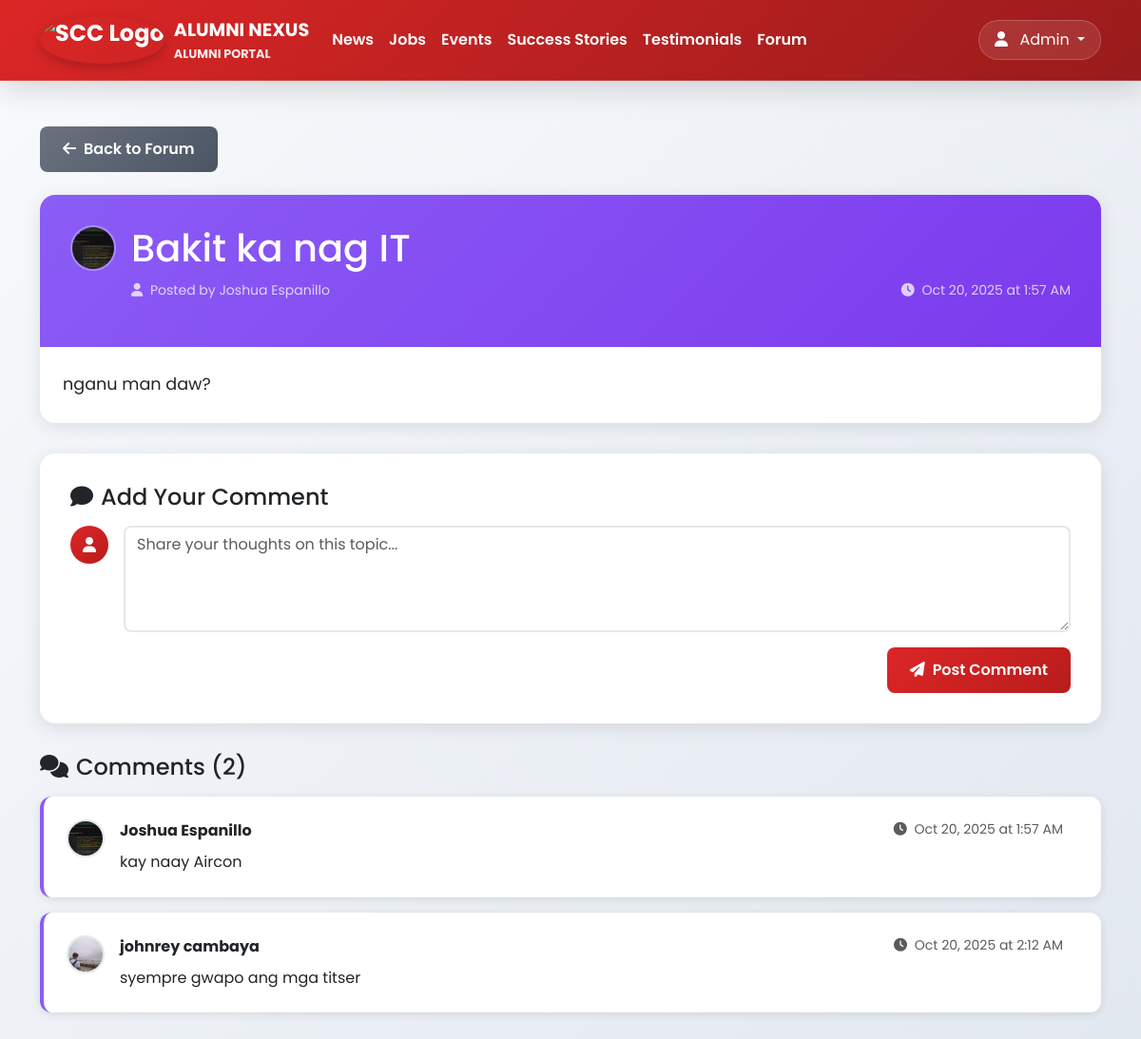
Page /forum/view.php?id=15 (signed in) on the committed database.
### tables this page shows
CREATE TABLE `forum_topics` (
  `id` int(30) NOT NULL,
  `title` varchar(250) NOT NULL,
  `description` text NOT NULL,
  `user_id` int(30) NOT NULL,
  `date_created` datetime NOT NULL DEFAULT current_timestamp()
);

CREATE TABLE `alumnus_bio` (
  `id` int(30) NOT NULL,
  `firstname` varchar(200) NOT NULL,
  `middlename` varchar(200) DEFAULT '',
  `lastname` varchar(200) NOT NULL,
  `gender` varchar(10) NOT NULL,
  `batch` year(4) NOT NULL,
  `course_id` int(30) NOT NULL,
  `email` varchar(250) NOT NULL,
  `contact` varchar(20) NOT NULL DEFAULT '',
  `address` varchar(255) NOT NULL DEFAULT '',
  `occupation` varchar(255) DEFAULT NULL COMMENT 'Current occupation/job title',
  `connected_to` text DEFAULT NULL,
  `avatar` text DEFAULT NULL,
  `status` tinyint(1) NOT NULL DEFAULT 0 COMMENT '0= Unverified, 1= Verified',
  `date_created` datetime NOT NULL DEFAULT current_timestamp()
);

CREATE TABLE `users` (
  `id` int(30) NOT NULL,
  `name` varchar(255) NOT NULL,
  `username` varchar(200) NOT NULL,
  `password` varchar(255) NOT NULL,
  `type` tinyint(1) NOT NULL DEFAULT 3 COMMENT '1=Admin,2=Officer,3=Alumnus',
  `auto_generated_pass` varchar(255) DEFAULT '',
  `alumnus_id` int(30) DEFAULT NULL
);

CREATE TABLE `forum_comments` (
  `id` int(30) NOT NULL,
  `topic_id` int(30) NOT NULL,
  `comment` text NOT NULL,
  `user_id` int(30) NOT NULL,
  `date_created` datetime NOT NULL DEFAULT current_timestamp()
);

### forum/view.php (the view, shortened to what this page needs)
<?php
$user = $_SESSION['user'];
$alumni = null;
$pdo = get_pdo();
$topicId = $_GET['id'] ?? 0;
$topic = null;
try {
    $stmt = $pdo->prepare("
        SELECT ft.*, u.name as author_name, ab.avatar as author_avatar, ab.firstname, ab.lastname
        FROM forum_topics ft
        LEFT JOIN users u ON ft.user_id = u.id
        LEFT JOIN alumnus_bio ab ON u.alumnus_id = ab.id
        WHERE ft.id = ?
    ");
    $stmt->execute([$topicId]);
    $topic = $stmt->fetch();
} catch (Exception $e) {
    header('Location: index.php');
    exit;
}
$comments = [];
try {
    $stmt = $pdo->prepare("
        SELECT fc.*, u.name as author_name, ab.avatar as author_avatar, ab.firstname, ab.lastname
        FROM forum_comments fc
        LEFT JOIN users u ON fc.user_id = u.id
        LEFT JOIN alumnus_bio ab ON u.alumnus_id = ab.id
        WHERE fc.topic_id = ?
        ORDER BY fc.date_created ASC
    ");
    $stmt->execute([$topicId]);
    $comments = $stmt->fetchAll();
} catch (Exception $e) {
}
?>
<!DOCTYPE html>
<html lang="en">
<head>
    <link rel="stylesheet" href="https://cdn.jsdelivr.net/npm/bootstrap@5.3.3/dist/css/bootstrap.min.css">
    <link rel="stylesheet" href="https://cdnjs.cloudflare.com/ajax/libs/font-awesome/6.4.0/css/all.min.css">
</head>
<body>
    <nav class="navbar navbar-expand-lg">
        <div class="container">
            <a class="navbar-brand d-flex align-items-center" href="/scratch/dashboard.php">
                <img src="/scratch/images/scc.png" alt="SCC Logo">
                <div>
                    <div style="font-size: 1.2rem;">ALUMNI NEXUS</div>
                    <div style="font-size: 0.8rem; opacity: 0.9;">ALUMNI PORTAL</div>
                </div>
            </a>
            <div class="collapse navbar-collapse" id="navbarNav">
                <ul class="navbar-nav me-auto">
                    <li class="nav-item">
                        <a class="nav-link" href="/scratch/news/index.php">News</a>
                    </li>
                    <li class="nav-item">
                        <a class="nav-link" href="/scratch/jobs/index.php">Jobs</a>
                    </li>
                    <li class="nav-item">
                        <a class="nav-link" href="/scratch/events/index.php">Events</a>
                    </li>
                    <li class="nav-item">
                        <a class="nav-link" href="/scratch/success-stories/index.php">Success Stories</a>
                    </li>
                    <li class="nav-item">
                        <a class="nav-link" href="/scratch/testimonials/index.php">Testimonials</a>
                    </li>
                    <li class="nav-item">
                        <a class="nav-link" href="/scratch/forum/index.php">Forum</a>
                    </li>
                </ul>
                <div class="dropdown">
                    <button class="btn profile-btn dropdown-toggle" type="button" data-bs-toggle="dropdown">
                        <?php if (!empty($alumni['avatar'])): ?>
                            <img src="/scratch/uploads/<?= htmlspecialchars($alumni['avatar']) ?>" alt="Profile" style="width: 32px; height: 32px; border-radius: 50%; object-fit: cover; border: 2px solid rgba(255,255,255,0.3);">
                        <?php else: ?>
                            <i class="fas fa-user me-2"></i>
                        <?php endif; ?>
                        <span><?= htmlspecialchars($user['name']) ?></span>
                    </button>
                </div>
            </div>
        </div>
    </nav>
    <div class="container py-5">
        <div class="mb-4">
            <a href="index.php" class="btn btn-secondary">
                <i class="fas fa-arrow-left me-2"></i>Back to Forum
            </a>
        </div>
        <div class="topic-card">
            <div class="topic-header">
                <div class="d-flex align-items-start mb-3">
                    <div class="me-3">
                        <?php if (!empty($topic['author_avatar'])): ?>
                            <img src="/scratch/uploads/<?= htmlspecialchars($topic['author_avatar']) ?>"
                                 alt="<?= htmlspecialchars($topic['author_name'] ?? 'User') ?>"
                                 style="width: 48px; height: 48px; border-radius: 50%; object-fit: cover; border: 2px solid rgba(255,255,255,0.3);">
                        <?php else: ?>
                            <div style="width: 48px; height: 48px; border-radius: 50%; background: linear-gradient(135deg, #dc2626, #b91c1c); display: flex; align-items: center; justify-content: center; color: white; font-size: 18px;">
                                <i class="fas fa-user"></i>
                            </div>
                        <?php endif; ?>
                    </div>
                    <div class="flex-grow-1">
                        <h1 class="mb-2"><?= htmlspecialchars($topic['title']) ?></h1>
                        <div class="d-flex justify-content-between align-items-center">
                            <div>
                                <small class="opacity-75">
                                    <i class="fas fa-user me-1"></i>
                                    Posted by <?= htmlspecialchars($topic['author_name'] ?? 'Anonymous') ?>
                                </small>
                            </div>
                            <div>
                                <small class="opacity-75">
                                    <i class="fas fa-clock me-1"></i>
                                    <?= date('M d, Y \a\t g:i A', strtotime($topic['date_created'])) ?>
                                </small>
                            </div>
                        </div>
                    </div>
                </div>
            </div>
            <div class="p-4">
                <p class="mb-0" style="line-height: 1.8; font-size: 1.1rem;">
                    <?= nl2br(htmlspecialchars($topic['description'])) ?>
                </p>
            </div>
        </div>
        <div class="comment-form">
            <h4 class="mb-3">
                <i class="fas fa-comment me-2"></i>Add Your Comment
            </h4>
            <form method="POST">
                <div class="d-flex align-items-start">
                    <div class="me-3">
                        <?php if (!empty($alumni['avatar'])): ?>
                            <img src="/scratch/uploads/<?= htmlspecialchars($alumni['avatar']) ?>"
                                 alt="<?= htmlspecialchars($user['name']) ?>"
                                 style="width: 40px; height: 40px; border-radius: 50%; object-fit: cover; border: 2px solid #e5e7eb;">
                        <?php else: ?>
                            <div style="width: 40px; height: 40px; border-radius: 50%; background: linear-gradient(135deg, #dc2626, #b91c1c); display: flex; align-items: center; justify-content: center; color: white; font-size: 16px;">
                                <i class="fas fa-user"></i>
                            </div>
                        <?php endif; ?>
                    </div>
                    <div class="flex-grow-1">
                        <textarea class="form-control" name="comment" rows="4" placeholder="Share your thoughts on this topic..." required style="border-radius: 8px; border: 2px solid #e5e7eb; resize: vertical;"></textarea>
                        <div class="d-flex justify-content-end mt-3">
                            <button type="submit" class="btn btn-primary">
                                <i class="fas fa-paper-plane me-2"></i>Post Comment
                            </button>
                        </div>
                    </div>
                </div>
            </form>
        </div>
        <div class="mb-4">
            <h4 class="mb-3">
                <i class="fas fa-comments me-2"></i>Comments (<?= count($comments) ?>)
            </h4>
            <?php if (!empty($comments)): ?>
                <?php foreach ($comments as $comment): ?>
                    <div class="comment-card">
                        <div class="d-flex align-items-start">
                            <div class="me-3">
                                <?php if (!empty($comment['author_avatar'])): ?>
                                    <img src="/scratch/uploads/<?= htmlspecialchars($comment['author_avatar']) ?>"
                                         alt="<?= htmlspecialchars($comment['author_name'] ?? 'User') ?>"
                                         style="width: 40px; height: 40px; border-radius: 50%; object-fit: cover; border: 2px solid #e5e7eb;">
                                <?php else: ?>
                                    <div style="width: 40px; height: 40px; border-radius: 50%; background: linear-gradient(135deg, #dc2626, #b91c1c); display: flex; align-items: center; justify-content: center; color: white; font-size: 16px;">
                                        <i class="fas fa-user"></i>
                                    </div>
                                <?php endif; ?>
                            </div>
                            <div class="flex-grow-1">
                                <div class="d-flex justify-content-between align-items-start mb-2">
                                    <div>
                                        <strong class="text-dark"><?= htmlspecialchars($comment['author_name'] ?? 'Anonymous') ?></strong>
                                    </div>
                                    <div class="d-flex align-items-center">
                                        <small class="text-muted me-3">
                                            <i class="fas fa-clock me-1"></i>
                                            <?= date('M d, Y \a\t g:i A', strtotime($comment['date_created'])) ?>
                                        </small>
                                    </div>
                                </div>
                                <p class="mb-0" style="line-height: 1.6;">
                                    <?= nl2br(htmlspecialchars($comment['comment'])) ?>
                                </p>
                            </div>
                        </div>
                    </div>
                <?php endforeach; ?>
            <?php endif; ?>
        </div>
    </div>
</body>
</html>

### forum/view.php (style rules this page uses)
body { font-family: 'Poppins', sans-serif; background: linear-gradient(135deg, #f8fafc 0%, #e2e8f0 100%); min-height: 100vh; }
.navbar { background: linear-gradient(135deg, #dc2626 0%, #991b1b 100%) !important; box-shadow: 0 8px 32px rgba(0,0,0,0.15); backdrop-filter: blur(20px); border-bottom: 1px solid rgba(255,255,255,0.1); padding: 0.75rem 0; position: sticky; top: 0; z-index: 1000; }
.navbar-brand { color: white !important; font-weight: 700; font-size: 1.5rem; }
.navbar-brand img { height: 50px; width: auto; margin-right: 10px; border-radius: 50%; box-shadow: 0 4px 12px rgba(0,0,0,0.2); }
.nav-link { color: white !important; font-weight: 600; padding: 0.5rem 1rem; border-radius: 8px; transition: all 0.3s ease; }
.profile-btn { background: rgba(255,255,255,0.1); border: 1px solid rgba(255,255,255,0.2); color: white; padding: 0.5rem 1rem; border-radius: 25px; transition: all 0.3s ease; }
.topic-card { background: white; border-radius: 16px; box-shadow: 0 4px 20px rgba(0,0,0,0.1); margin-bottom: 2rem; overflow: hidden; }
.topic-header { background: linear-gradient(135deg, #8b5cf6, #7c3aed); color: white; padding: 2rem; }
.comment-card { background: white; border-radius: 12px; box-shadow: 0 2px 10px rgba(0,0,0,0.1); margin-bottom: 1rem; padding: 1.5rem; border-left: 4px solid #8b5cf6; }
.comment-form { background: white; border-radius: 16px; box-shadow: 0 4px 20px rgba(0,0,0,0.1); padding: 2rem; margin-bottom: 2rem; }
.btn-primary { background: linear-gradient(135deg, #dc2626, #b91c1c); border: none; border-radius: 8px; padding: 0.75rem 1.5rem; font-weight: 600; transition: all 0.3s ease; }
.btn-secondary { background: linear-gradient(135deg, #6b7280, #4b5563); border: none; border-radius: 8px; padding: 0.75rem 1.5rem; font-weight: 600; transition: all 0.3s ease; }

### rows in the picture
forum_topics: alumnus_bio.avatar (picture), title "Bakit ka nag IT", user.name "Joshua Espanillo", date_created "Oct 20, 2025 at 1:57 AM", description "nganu man daw?"
forum_comments: alumnus_bio.avatar (picture), user.name "Joshua Espanillo", date_created "Oct 20, 2025 at 1:57 AM", comment "kay naay Aircon"
forum_comments: alumnus_bio.avatar (picture), user.name "johnrey cambaya", date_created "Oct 20, 2025 at 2:12 AM", comment "syempre gwapo ang mga titser"

### other values in the picture
$user['name'] "Admin"
count($comments) "2"
